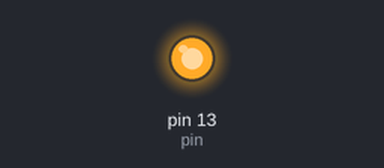
The sketch below on a simulated Arduino Uno, built with avr-gcc and run on an emulated ATmega328P. Parts: output pins drawn as LEDs (lit = HIGH). What the sketch prints to the serial monitor is not drawn.

Above: at 0.1 s.
At 28.3 s:
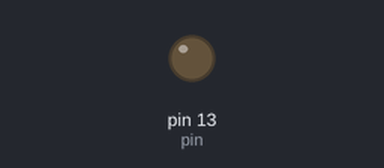
Timing chart, 0 to 29.8 s (numbered marks = the images above):
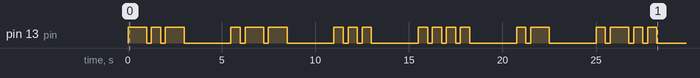

The sketch:

automorsecode_gen.ino
```cpp
int pin = 13;
int delaygap = 250;
int dot = 500;
int dash = 1000;
int completion = 2250;

/* max 10 letters
type " " for a space
eg; "-.- .-- ... .... .- .-.."
*/

String morsecode = "-.- .-- ... .... .- .-..";

void dash_(){
    digitalWrite(pin, HIGH);
    delay(dash);
    digitalWrite(pin, LOW);
    delay(delaygap);
}

void dot_(){
    digitalWrite(pin, HIGH);
    delay(dot);
    digitalWrite(pin, LOW);
    delay(delaygap);
}

void stringchecker(){
    int length = morsecode.length();
    Serial.begin(9600);
    Serial.print(length);
    for(int i=0; i<length; i++){
        char morse = morsecode.charAt(i);

        if (morse == '-'){
            dash_();
        }
        else if (morse == '.'){
            dot_();
        }
        else if (morse == ' '){
            delay(completion);
        }
    }
}

void setup(){
    pinMode(pin, OUTPUT);
    stringchecker();
}

void loop(){

}
```
